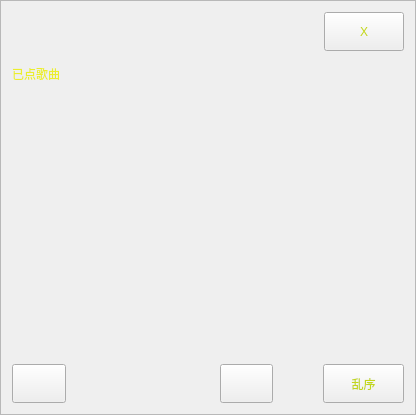
<?xml version="1.0" encoding="UTF-8"?>
<ui version="4.0">
 <class>selectedsong</class>
 <widget class="QFrame" name="selectedsong">
  <property name="geometry">
   <rect>
    <x>0</x>
    <y>0</y>
    <width>416</width>
    <height>415</height>
   </rect>
  </property>
  <property name="sizePolicy">
   <sizepolicy hsizetype="Expanding" vsizetype="Expanding">
    <horstretch>0</horstretch>
    <verstretch>0</verstretch>
   </sizepolicy>
  </property>
  <property name="minimumSize">
   <size>
    <width>1</width>
    <height>1</height>
   </size>
  </property>
  <property name="windowTitle">
   <string>Frame</string>
  </property>
  <property name="styleSheet">
   <string notr="true">color: rgb(194, 214, 26);
font: 18pt &quot;Ubuntu&quot;;</string>
  </property>
  <property name="frameShape">
   <enum>QFrame::StyledPanel</enum>
  </property>
  <property name="frameShadow">
   <enum>QFrame::Raised</enum>
  </property>
  <layout class="QVBoxLayout" name="verticalLayout_2" stretch="1,8,1">
   <property name="spacing">
    <number>0</number>
   </property>
   <item>
    <layout class="QHBoxLayout" name="horizontalLayout_2" stretch="50,1">
     <property name="spacing">
      <number>0</number>
     </property>
     <item>
      <spacer name="horizontalSpacer">
       <property name="orientation">
        <enum>Qt::Horizontal</enum>
       </property>
       <property name="sizeHint" stdset="0">
        <size>
         <width>40</width>
         <height>20</height>
        </size>
       </property>
      </spacer>
     </item>
     <item>
      <widget class="QPushButton" name="pushButton_4">
       <property name="sizePolicy">
        <sizepolicy hsizetype="Expanding" vsizetype="Expanding">
         <horstretch>0</horstretch>
         <verstretch>0</verstretch>
        </sizepolicy>
       </property>
       <property name="baseSize">
        <size>
         <width>1</width>
         <height>1</height>
        </size>
       </property>
       <property name="text">
        <string>X</string>
       </property>
      </widget>
     </item>
    </layout>
   </item>
   <item>
    <layout class="QVBoxLayout" name="verticalLayout" stretch="1,1,1,1,1,1,1">
     <property name="spacing">
      <number>0</number>
     </property>
     <item>
      <widget class="QLabel" name="label">
       <property name="sizePolicy">
        <sizepolicy hsizetype="Expanding" vsizetype="Expanding">
         <horstretch>0</horstretch>
         <verstretch>0</verstretch>
        </sizepolicy>
       </property>
       <property name="minimumSize">
        <size>
         <width>1</width>
         <height>1</height>
        </size>
       </property>
       <property name="baseSize">
        <size>
         <width>1</width>
         <height>1</height>
        </size>
       </property>
       <property name="styleSheet">
        <string notr="true">color: rgb(235, 238, 46);
font: 14pt &quot;Ubuntu&quot;;</string>
       </property>
       <property name="text">
        <string>已点歌曲</string>
       </property>
      </widget>
     </item>
     <item>
      <widget class="selectsongline" name="widget" native="true">
       <property name="sizePolicy">
        <sizepolicy hsizetype="Expanding" vsizetype="Expanding">
         <horstretch>0</horstretch>
         <verstretch>0</verstretch>
        </sizepolicy>
       </property>
       <property name="minimumSize">
        <size>
         <width>1</width>
         <height>1</height>
        </size>
       </property>
       <property name="baseSize">
        <size>
         <width>1</width>
         <height>1</height>
        </size>
       </property>
      </widget>
     </item>
     <item>
      <widget class="selectsongline" name="widget_2" native="true">
       <property name="sizePolicy">
        <sizepolicy hsizetype="Expanding" vsizetype="Expanding">
         <horstretch>0</horstretch>
         <verstretch>0</verstretch>
        </sizepolicy>
       </property>
       <property name="minimumSize">
        <size>
         <width>1</width>
         <height>1</height>
        </size>
       </property>
       <property name="baseSize">
        <size>
         <width>1</width>
         <height>1</height>
        </size>
       </property>
      </widget>
     </item>
     <item>
      <widget class="selectsongline" name="widget_3" native="true">
       <property name="sizePolicy">
        <sizepolicy hsizetype="Expanding" vsizetype="Expanding">
         <horstretch>0</horstretch>
         <verstretch>0</verstretch>
        </sizepolicy>
       </property>
       <property name="minimumSize">
        <size>
         <width>1</width>
         <height>1</height>
        </size>
       </property>
       <property name="baseSize">
        <size>
         <width>1</width>
         <height>1</height>
        </size>
       </property>
      </widget>
     </item>
     <item>
      <widget class="selectsongline" name="widget_4" native="true">
       <property name="sizePolicy">
        <sizepolicy hsizetype="Expanding" vsizetype="Expanding">
         <horstretch>0</horstretch>
         <verstretch>0</verstretch>
        </sizepolicy>
       </property>
       <property name="minimumSize">
        <size>
         <width>1</width>
         <height>1</height>
        </size>
       </property>
       <property name="baseSize">
        <size>
         <width>1</width>
         <height>1</height>
        </size>
       </property>
      </widget>
     </item>
     <item>
      <widget class="selectsongline" name="widget_5" native="true">
       <property name="sizePolicy">
        <sizepolicy hsizetype="Expanding" vsizetype="Expanding">
         <horstretch>0</horstretch>
         <verstretch>0</verstretch>
        </sizepolicy>
       </property>
       <property name="minimumSize">
        <size>
         <width>1</width>
         <height>1</height>
        </size>
       </property>
       <property name="baseSize">
        <size>
         <width>1</width>
         <height>1</height>
        </size>
       </property>
      </widget>
     </item>
     <item>
      <widget class="selectsongline" name="widget_6" native="true">
       <property name="sizePolicy">
        <sizepolicy hsizetype="Expanding" vsizetype="Expanding">
         <horstretch>0</horstretch>
         <verstretch>0</verstretch>
        </sizepolicy>
       </property>
       <property name="minimumSize">
        <size>
         <width>1</width>
         <height>1</height>
        </size>
       </property>
       <property name="baseSize">
        <size>
         <width>1</width>
         <height>1</height>
        </size>
       </property>
      </widget>
     </item>
    </layout>
   </item>
   <item>
    <layout class="QHBoxLayout" name="horizontalLayout" stretch="2,2,2,3">
     <property name="spacing">
      <number>50</number>
     </property>
     <item>
      <widget class="QPushButton" name="pushButton">
       <property name="sizePolicy">
        <sizepolicy hsizetype="Expanding" vsizetype="Expanding">
         <horstretch>0</horstretch>
         <verstretch>0</verstretch>
        </sizepolicy>
       </property>
       <property name="minimumSize">
        <size>
         <width>1</width>
         <height>1</height>
        </size>
       </property>
       <property name="baseSize">
        <size>
         <width>1</width>
         <height>1</height>
        </size>
       </property>
       <property name="focusPolicy">
        <enum>Qt::NoFocus</enum>
       </property>
       <property name="styleSheet">
        <string notr="true">border-image: url(:/image/zuo.png);</string>
       </property>
       <property name="text">
        <string/>
       </property>
      </widget>
     </item>
     <item>
      <widget class="QLabel" name="label_2">
       <property name="sizePolicy">
        <sizepolicy hsizetype="Expanding" vsizetype="Expanding">
         <horstretch>0</horstretch>
         <verstretch>0</verstretch>
        </sizepolicy>
       </property>
       <property name="minimumSize">
        <size>
         <width>1</width>
         <height>1</height>
        </size>
       </property>
       <property name="baseSize">
        <size>
         <width>1</width>
         <height>1</height>
        </size>
       </property>
       <property name="text">
        <string/>
       </property>
      </widget>
     </item>
     <item>
      <widget class="QPushButton" name="pushButton_2">
       <property name="sizePolicy">
        <sizepolicy hsizetype="Expanding" vsizetype="Expanding">
         <horstretch>0</horstretch>
         <verstretch>0</verstretch>
        </sizepolicy>
       </property>
       <property name="minimumSize">
        <size>
         <width>1</width>
         <height>1</height>
        </size>
       </property>
       <property name="baseSize">
        <size>
         <width>1</width>
         <height>1</height>
        </size>
       </property>
       <property name="focusPolicy">
        <enum>Qt::NoFocus</enum>
       </property>
       <property name="styleSheet">
        <string notr="true">border-image: url(:/image/you.png);</string>
       </property>
       <property name="text">
        <string/>
       </property>
      </widget>
     </item>
     <item>
      <widget class="QPushButton" name="pushButton_mix">
       <property name="sizePolicy">
        <sizepolicy hsizetype="Expanding" vsizetype="Expanding">
         <horstretch>0</horstretch>
         <verstretch>0</verstretch>
        </sizepolicy>
       </property>
       <property name="minimumSize">
        <size>
         <width>1</width>
         <height>1</height>
        </size>
       </property>
       <property name="baseSize">
        <size>
         <width>1</width>
         <height>1</height>
        </size>
       </property>
       <property name="cursor">
        <cursorShape>OpenHandCursor</cursorShape>
       </property>
       <property name="text">
        <string>乱序</string>
       </property>
      </widget>
     </item>
    </layout>
   </item>
  </layout>
 </widget>
 <customwidgets>
  <customwidget>
   <class>selectsongline</class>
   <extends>QWidget</extends>
   <header>selectsongline.h</header>
   <container>1</container>
  </customwidget>
 </customwidgets>
 <resources/>
 <connections/>
</ui>
